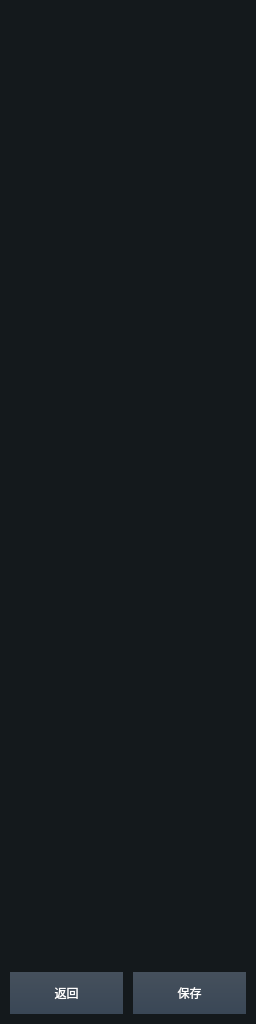
    <widget class="QWidget" name="widget" native="true">
     <property name="sizePolicy">
      <sizepolicy hsizetype="Preferred" vsizetype="Preferred">
       <horstretch>0</horstretch>
       <verstretch>0</verstretch>
      </sizepolicy>
     </property>
     <property name="minimumSize">
      <size>
       <width>256</width>
       <height>1024</height>
      </size>
     </property>
     <property name="maximumSize">
      <size>
       <width>256</width>
       <height>1024</height>
      </size>
     </property>
     <property name="baseSize">
      <size>
       <width>256</width>
       <height>1024</height>
      </size>
     </property>
     <property name="styleSheet">
      <string notr="true">QWidget
{
background-color: #14191C;
}
</string>
     </property>
     <widget class="QPushButton" name="backBtn">
      <property name="geometry">
       <rect>
        <x>10</x>
        <y>972</y>
        <width>113</width>
        <height>42</height>
       </rect>
      </property>
      <property name="styleSheet">
       <string notr="true">QPushButton
{
font: 16px &quot;Microsoft YaHei&quot;;
color:#FFFFFF;
background-color:qlineargradient(x1: 0, y1: 0, x2: 0, y2: 1,stop: 0 #45505C,stop: 1.0 #3A4756);
border:none;
}

QPushButton:hover
{
background-color:qlineargradient(x1: 0, y1: 0, x2: 0, y2: 1,stop: 0 rgba(69, 80, 92, 0.9),stop: 1.0 rgba(58, 71, 86, 0.9));
}

QPushButton:pressed
{
background-color:#131516;
}

QPushButton:disabled
{
background-color:qlineargradient(x1: 0, y1: 0, x2: 0, y2: 1,stop: 0 rgba(69, 80, 92, 0.5),stop: 1.0 rgba(58, 71, 86, 0.5));
color: rgb(117, 117, 117);
}</string>
      </property>
      <property name="text">
       <string>返回</string>
      </property>
     </widget>
     <widget class="QPushButton" name="saveBtn">
      <property name="geometry">
       <rect>
        <x>133</x>
        <y>972</y>
        <width>113</width>
        <height>42</height>
       </rect>
      </property>
      <property name="styleSheet">
       <string notr="true">QPushButton
{
font: 16px &quot;Microsoft YaHei&quot;;
color:#FFFFFF;
background-color:qlineargradient(x1: 0, y1: 0, x2: 0, y2: 1,stop: 0 #45505C,stop: 1.0 #3A4756);
border:none;
}

QPushButton:hover
{
background-color:qlineargradient(x1: 0, y1: 0, x2: 0, y2: 1,stop: 0 rgba(69, 80, 92, 0.9),stop: 1.0 rgba(58, 71, 86, 0.9));
}

QPushButton:pressed
{
background-color:#131516;
}

QPushButton:disabled
{
background-color:qlineargradient(x1: 0, y1: 0, x2: 0, y2: 1,stop: 0 rgba(69, 80, 92, 0.5),stop: 1.0 rgba(58, 71, 86, 0.5));
color: rgb(117, 117, 117);
}</string>
      </property>
      <property name="text">
       <string>保存</string>
      </property>
     </widget>
     <widget class="QNavigationWidget" name="configMenuView" native="true">
      <property name="geometry">
       <rect>
        <x>0</x>
        <y>0</y>
        <width>256</width>
        <height>962</height>
       </rect>
      </property>
      <property name="styleSheet">
       <string notr="true">QWidget
{
background-color: #14191C;
}
</string>
      </property>
     </widget>
    </widget>
